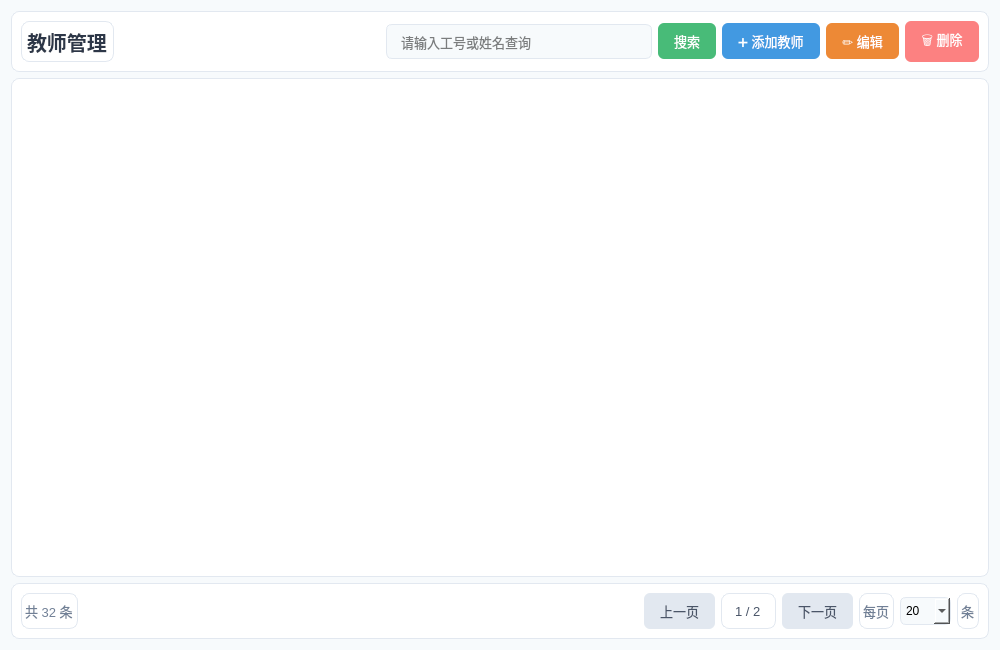
<?xml version="1.0" encoding="UTF-8"?>
<ui version="4.0">
 <class>TeacherPage</class>
 <widget class="QWidget" name="TeacherPage">
  <property name="geometry">
   <rect>
    <x>0</x>
    <y>0</y>
    <width>1000</width>
    <height>650</height>
   </rect>
  </property>
  <property name="styleSheet">
   <string notr="true">QWidget {
    background: #f7fafc;
}
QFrame {
    background: white;
    border-radius: 8px;
    border: 1px solid #e2e8f0;
}
QPushButton {
    border: none;
    border-radius: 6px;
    padding: 8px 16px;
    font-size: 13px;
}
QLineEdit {
    border: 1px solid #e2e8f0;
    border-radius: 6px;
    padding: 8px 12px;
    font-size: 13px;
}
QTableView {
    border: 1px solid #e2e8f0;
    border-radius: 8px;
    alternate-background-color: #f7fafc;
}
QTableView::header {
    background: #48bb78;
    color: white;
    font-weight: bold;
}
</string>
  </property>
  <layout class="QVBoxLayout" name="verticalLayout">
   <item>
    <widget class="QFrame" name="headerFrame">
     <layout class="QHBoxLayout" name="horizontalLayout">
      <item>
       <widget class="QLabel" name="titleLabel">
        <property name="styleSheet">
         <string notr="true">font-size: 20px; font-weight: bold; color: #2d3748;</string>
        </property>
        <property name="text">
         <string>教师管理</string>
        </property>
       </widget>
      </item>
      <item>
       <spacer name="horizontalSpacer">
        <property name="orientation">
         <enum>Qt::Orientation::Horizontal</enum>
        </property>
        <property name="sizeHint" stdset="0">
         <size>
          <width>40</width>
          <height>20</height>
         </size>
        </property>
       </spacer>
      </item>
      <item>
       <widget class="QLineEdit" name="searchEdit">
        <property name="placeholderText">
         <string>请输入工号或姓名查询</string>
        </property>
       </widget>
      </item>
      <item>
       <widget class="QPushButton" name="searchBtn">
        <property name="styleSheet">
         <string notr="true">background: #48bb78; color: white;</string>
        </property>
        <property name="text">
         <string>搜索</string>
        </property>
       </widget>
      </item>
      <item>
       <widget class="QPushButton" name="addBtn">
        <property name="styleSheet">
         <string notr="true">background: #4299e1; color: white;</string>
        </property>
        <property name="text">
         <string>➕ 添加教师</string>
        </property>
       </widget>
      </item>
      <item>
       <widget class="QPushButton" name="editBtn">
        <property name="styleSheet">
         <string notr="true">background: #ed8936; color: white;</string>
        </property>
        <property name="text">
         <string>✏️ 编辑</string>
        </property>
       </widget>
      </item>
      <item>
       <widget class="QPushButton" name="deleteBtn">
        <property name="styleSheet">
         <string notr="true">background: #fc8181; color: white;</string>
        </property>
        <property name="text">
         <string>🗑️ 删除</string>
        </property>
       </widget>
      </item>
     </layout>
    </widget>
   </item>
   <item>
    <widget class="QTableView" name="tableView">
     <property name="selectionMode">
      <enum>QAbstractItemView::SelectionMode::SingleSelection</enum>
     </property>
     <property name="selectionBehavior">
      <enum>QAbstractItemView::SelectionBehavior::SelectRows</enum>
     </property>
    </widget>
   </item>
   <item>
    <widget class="QFrame" name="footerFrame">
     <layout class="QHBoxLayout" name="horizontalLayout_2">
      <item>
       <widget class="QLabel" name="totalLabel">
        <property name="styleSheet">
         <string notr="true">font-size: 13px; color: #718096;</string>
        </property>
        <property name="text">
         <string>共 32 条</string>
        </property>
       </widget>
      </item>
      <item>
       <spacer name="horizontalSpacer_2">
        <property name="orientation">
         <enum>Qt::Orientation::Horizontal</enum>
        </property>
        <property name="sizeHint" stdset="0">
         <size>
          <width>40</width>
          <height>20</height>
         </size>
        </property>
       </spacer>
      </item>
      <item>
       <widget class="QPushButton" name="prevBtn">
        <property name="styleSheet">
         <string notr="true">background: #e2e8f0; color: #4a5568;</string>
        </property>
        <property name="text">
         <string>上一页</string>
        </property>
       </widget>
      </item>
      <item>
       <widget class="QLabel" name="pageLabel">
        <property name="styleSheet">
         <string notr="true">font-size: 13px; color: #4a5568; padding: 0 10px;</string>
        </property>
        <property name="text">
         <string>1 / 2</string>
        </property>
       </widget>
      </item>
      <item>
       <widget class="QPushButton" name="nextBtn">
        <property name="styleSheet">
         <string notr="true">background: #e2e8f0; color: #4a5568;</string>
        </property>
        <property name="text">
         <string>下一页</string>
        </property>
       </widget>
      </item>
      <item>
       <widget class="QLabel" name="pageSizeLabel">
        <property name="styleSheet">
         <string notr="true">font-size: 13px; color: #718096;</string>
        </property>
        <property name="text">
         <string>每页</string>
        </property>
       </widget>
      </item>
      <item>
       <widget class="QComboBox" name="pageSizeCombo">
        <property name="styleSheet">
         <string notr="true">border: 1px solid #e2e8f0; border-radius: 6px; padding: 5px;</string>
        </property>
        <item>
         <property name="text">
          <string>20</string>
         </property>
        </item>
        <item>
         <property name="text">
          <string>50</string>
         </property>
        </item>
        <item>
         <property name="text">
          <string>100</string>
         </property>
        </item>
       </widget>
      </item>
      <item>
       <widget class="QLabel" name="pageSizeUnit">
        <property name="styleSheet">
         <string notr="true">font-size: 13px; color: #718096;</string>
        </property>
        <property name="text">
         <string>条</string>
        </property>
       </widget>
      </item>
     </layout>
    </widget>
   </item>
  </layout>
 </widget>
 <resources/>
 <connections/>
 <slots>
  <slot>on_addBtn_clicked()</slot>
  <slot>on_editBtn_clicked()</slot>
  <slot>on_deleteBtn_clicked()</slot>
  <slot>on_searchBtn_clicked()</slot>
 </slots>
</ui>
